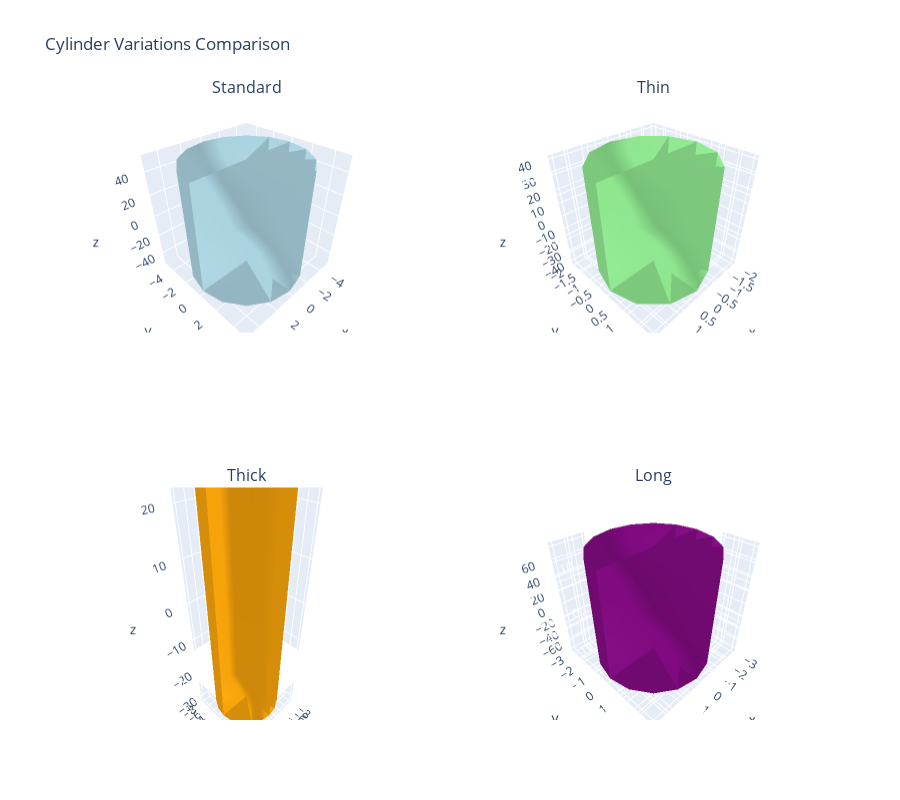

The notebook cell saved with this chart:
### Markdown cell above
## Comparison Visualization

Let's compare all our cylinders side by side:

### Code cell
# Create a comparison plot
from plotly.subplots import make_subplots

fig = make_subplots(
    rows=2, cols=2,
    specs=[[{"type": "scatter3d"}, {"type": "scatter3d"}],
           [{"type": "scatter3d"}, {"type": "scatter3d"}]],
    subplot_titles=["Standard", "Thin", "Thick", "Long"]
)

colors = ["lightblue", "lightgreen", "orange", "purple"]
positions = [(1, 1), (1, 2), (2, 1), (2, 2)]

for i, (name, cyl) in enumerate(cylinders.items()):
    vertices = cyl.vertices
    faces = cyl.faces
    
    trace = go.Mesh3d(
        x=vertices[:, 0],
        y=vertices[:, 1],
        z=vertices[:, 2],
        i=faces[:, 0],
        j=faces[:, 1],
        k=faces[:, 2],
        color=colors[i],
        opacity=0.8
    )
    
    fig.add_trace(trace, row=positions[i][0], col=positions[i][1])

fig.update_layout(
    title="Cylinder Variations Comparison",
    height=800,
    showlegend=False
)

fig.show()

### Figure 1 — Plotly figure (JSON) as saved in the notebook; plotly's stock layout.template omitted (floating-point values rounded to 4 significant figures)
{"data": [{"color": "lightblue", "i": [1, 1, 2, 2, 4, 4, 5, 5, 6, 6, 7, 7, 8, 8, 9, 9, 10, 10, 11, 11, 12, 12, 13, 13, 14, 14, 15, 15, 16, 16, 17, 17, 18, 18, 19, 19, 20, 20, 21, 21, 22, 22, 23, 23, 24, 24, 25, 25, 26, 26, 27, 27, 28, 28, 29, 29, 30, 30, 31, 31, 32, 32, 33, 33], "j": [0, 4, 4, 5, 0, 6, 6, 7, 0, 8, 8, 9, 0, 10, 10, 11, 0, 12, 12, 13, 0, 14, 14, 15, 0, 16, 16, 17, 0, 18, 18, 19, 0, 20, 20, 21, 0, 22, 22, 23, 0, 24, 24, 25, 0, 26, 26, 27, 0, 28, 28, 29, 0, 30, 30, 31, 0, 32, 32, 33, 0, 1, 1, 2], "k": [4, 2, 5, 3, 6, 5, 7, 3, 8, 7, 9, 3, 10, 9, 11, 3, 12, 11, 13, 3, 14, 13, 15, 3, 16, 15, 17, 3, 18, 17, 19, 3, 20, 19, 21, 3, 22, 21, 23, 3, 24, 23, 25, 3, 26, 25, 27, 3, 28, 27, 29, 3, 30, 29, 31, 3, 32, 31, 33, 3, 1, 33, 2, 3], "opacity": 0.8, "scene": "scene", "type": "mesh3d", "x": [0.0, 5.0, 5.0, 0.0, 4.619, 4.619, 3.536, 3.536, 1.913, 1.913, 3.062e-16, 3.062e-16, -1.913, -1.913, -3.536, -3.536, -4.619, -4.619, -5.0, -5.0, -4.619, -4.619, -3.536, -3.536, -1.913, -1.913, -9.185e-16, -9.185e-16, 1.913, 1.913, 3.536, 3.536, 4.619, 4.619], "y": [0.0, 0.0, 0.0, 0.0, 1.913, 1.913, 3.536, 3.536, 4.619, 4.619, 5.0, 5.0, 4.619, 4.619, 3.536, 3.536, 1.913, 1.913, 6.123e-16, 6.123e-16, -1.913, -1.913, -3.536, -3.536, -4.619, -4.619, -5.0, -5.0, -4.619, -4.619, -3.536, -3.536, -1.913, -1.913], "z": [-50.0, -50.0, 50.0, 50.0, -50.0, 50.0, -50.0, 50.0, -50.0, 50.0, -50.0, 50.0, -50.0, 50.0, -50.0, 50.0, -50.0, 50.0, -50.0, 50.0, -50.0, 50.0, -50.0, 50.0, -50.0, 50.0, -50.0, 50.0, -50.0, 50.0, -50.0, 50.0, -50.0, 50.0]}, {"color": "lightgreen", "i": [1, 1, 2, 2, 4, 4, 5, 5, 6, 6, 7, 7, 8, 8, 9, 9, 10, 10, 11, 11, 12, 12, 13, 13, 14, 14, 15, 15, 16, 16, 17, 17, 18, 18, 19, 19, 20, 20, 21, 21, 22, 22, 23, 23, 24, 24, 25, 25], "j": [0, 4, 4, 5, 0, 6, 6, 7, 0, 8, 8, 9, 0, 10, 10, 11, 0, 12, 12, 13, 0, 14, 14, 15, 0, 16, 16, 17, 0, 18, 18, 19, 0, 20, 20, 21, 0, 22, 22, 23, 0, 24, 24, 25, 0, 1, 1, 2], "k": [4, 2, 5, 3, 6, 5, 7, 3, 8, 7, 9, 3, 10, 9, 11, 3, 12, 11, 13, 3, 14, 13, 15, 3, 16, 15, 17, 3, 18, 17, 19, 3, 20, 19, 21, 3, 22, 21, 23, 3, 24, 23, 25, 3, 1, 25, 2, 3], "opacity": 0.8, "scene": "scene2", "type": "mesh3d", "x": [0.0, 2.0, 2.0, 0.0, 1.732, 1.732, 1.0, 1.0, 1.225e-16, 1.225e-16, -1.0, -1.0, -1.732, -1.732, -2.0, -2.0, -1.732, -1.732, -1.0, -1.0, -3.674e-16, -3.674e-16, 1.0, 1.0, 1.732, 1.732], "y": [0.0, 0.0, 0.0, 0.0, 1.0, 1.0, 1.732, 1.732, 2.0, 2.0, 1.732, 1.732, 1.0, 1.0, 2.449e-16, 2.449e-16, -1.0, -1.0, -1.732, -1.732, -2.0, -2.0, -1.732, -1.732, -1.0, -1.0], "z": [-40.0, -40.0, 40.0, 40.0, -40.0, 40.0, -40.0, 40.0, -40.0, 40.0, -40.0, 40.0, -40.0, 40.0, -40.0, 40.0, -40.0, 40.0, -40.0, 40.0, -40.0, 40.0, -40.0, 40.0, -40.0, 40.0]}, {"color": "orange", "i": [1, 1, 2, 2, 4, 4, 5, 5, 6, 6, 7, 7, 8, 8, 9, 9, 10, 10, 11, 11, 12, 12, 13, 13, 14, 14, 15, 15, 16, 16, 17, 17, 18, 18, 19, 19, 20, 20, 21, 21, 22, 22, 23, 23, 24, 24, 25, 25, 26, 26, 27, 27, 28, 28, 29, 29, 30, 30, 31, 31, 32, 32, 33, 33, 34, 34, 35, 35, 36, 36, 37, 37, 38, 38, 39, 39, 40, 40, 41, 41], "j": [0, 4, 4, 5, 0, 6, 6, 7, 0, 8, 8, 9, 0, 10, 10, 11, 0, 12, 12, 13, 0, 14, 14, 15, 0, 16, 16, 17, 0, 18, 18, 19, 0, 20, 20, 21, 0, 22, 22, 23, 0, 24, 24, 25, 0, 26, 26, 27, 0, 28, 28, 29, 0, 30, 30, 31, 0, 32, 32, 33, 0, 34, 34, 35, 0, 36, 36, 37, 0, 38, 38, 39, 0, 40, 40, 41, 0, 1, 1, 2], "k": [4, 2, 5, 3, 6, 5, 7, 3, 8, 7, 9, 3, 10, 9, 11, 3, 12, 11, 13, 3, 14, 13, 15, 3, 16, 15, 17, 3, 18, 17, 19, 3, 20, 19, 21, 3, 22, 21, 23, 3, 24, 23, 25, 3, 26, 25, 27, 3, 28, 27, 29, 3, 30, 29, 31, 3, 32, 31, 33, 3, 34, 33, 35, 3, 36, 35, 37, 3, 38, 37, 39, 3, 40, 39, 41, 3, 1, 41, 2, 3], "opacity": 0.8, "scene": "scene3", "type": "mesh3d", "x": [0.0, 8.0, 8.0, 0.0, 7.608, 7.608, 6.472, 6.472, 4.702, 4.702, 2.472, 2.472, 4.899e-16, 4.899e-16, -2.472, -2.472, -4.702, -4.702, -6.472, -6.472, -7.608, -7.608, -8.0, -8.0, -7.608, -7.608, -6.472, -6.472, -4.702, -4.702, -2.472, -2.472, -1.47e-15, -1.47e-15, 2.472, 2.472, 4.702, 4.702, 6.472, 6.472, 7.608, 7.608], "y": [0.0, 0.0, 0.0, 0.0, 2.472, 2.472, 4.702, 4.702, 6.472, 6.472, 7.608, 7.608, 8.0, 8.0, 7.608, 7.608, 6.472, 6.472, 4.702, 4.702, 2.472, 2.472, 9.797e-16, 9.797e-16, -2.472, -2.472, -4.702, -4.702, -6.472, -6.472, -7.608, -7.608, -8.0, -8.0, -7.608, -7.608, -6.472, -6.472, -4.702, -4.702, -2.472, -2.472], "z": [-30.0, -30.0, 30.0, 30.0, -30.0, 30.0, -30.0, 30.0, -30.0, 30.0, -30.0, 30.0, -30.0, 30.0, -30.0, 30.0, -30.0, 30.0, -30.0, 30.0, -30.0, 30.0, -30.0, 30.0, -30.0, 30.0, -30.0, 30.0, -30.0, 30.0, -30.0, 30.0, -30.0, 30.0, -30.0, 30.0, -30.0, 30.0, -30.0, 30.0, -30.0, 30.0]}, {"color": "purple", "i": [1, 1, 2, 2, 4, 4, 5, 5, 6, 6, 7, 7, 8, 8, 9, 9, 10, 10, 11, 11, 12, 12, 13, 13, 14, 14, 15, 15, 16, 16, 17, 17, 18, 18, 19, 19, 20, 20, 21, 21, 22, 22, 23, 23, 24, 24, 25, 25, 26, 26, 27, 27, 28, 28, 29, 29, 30, 30, 31, 31, 32, 32, 33, 33], "j": [0, 4, 4, 5, 0, 6, 6, 7, 0, 8, 8, 9, 0, 10, 10, 11, 0, 12, 12, 13, 0, 14, 14, 15, 0, 16, 16, 17, 0, 18, 18, 19, 0, 20, 20, 21, 0, 22, 22, 23, 0, 24, 24, 25, 0, 26, 26, 27, 0, 28, 28, 29, 0, 30, 30, 31, 0, 32, 32, 33, 0, 1, 1, 2], "k": [4, 2, 5, 3, 6, 5, 7, 3, 8, 7, 9, 3, 10, 9, 11, 3, 12, 11, 13, 3, 14, 13, 15, 3, 16, 15, 17, 3, 18, 17, 19, 3, 20, 19, 21, 3, 22, 21, 23, 3, 24, 23, 25, 3, 26, 25, 27, 3, 28, 27, 29, 3, 30, 29, 31, 3, 32, 31, 33, 3, 1, 33, 2, 3], "opacity": 0.8, "scene": "scene4", "type": "mesh3d", "x": [0.0, 3.0, 3.0, 0.0, 2.772, 2.772, 2.121, 2.121, 1.148, 1.148, 1.837e-16, 1.837e-16, -1.148, -1.148, -2.121, -2.121, -2.772, -2.772, -3.0, -3.0, -2.772, -2.772, -2.121, -2.121, -1.148, -1.148, -5.511e-16, -5.511e-16, 1.148, 1.148, 2.121, 2.121, 2.772, 2.772], "y": [0.0, 0.0, 0.0, 0.0, 1.148, 1.148, 2.121, 2.121, 2.772, 2.772, 3.0, 3.0, 2.772, 2.772, 2.121, 2.121, 1.148, 1.148, 3.674e-16, 3.674e-16, -1.148, -1.148, -2.121, -2.121, -2.772, -2.772, -3.0, -3.0, -2.772, -2.772, -2.121, -2.121, -1.148, -1.148], "z": [-75.0, -75.0, 75.0, 75.0, -75.0, 75.0, -75.0, 75.0, -75.0, 75.0, -75.0, 75.0, -75.0, 75.0, -75.0, 75.0, -75.0, 75.0, -75.0, 75.0, -75.0, 75.0, -75.0, 75.0, -75.0, 75.0, -75.0, 75.0, -75.0, 75.0, -75.0, 75.0, -75.0, 75.0]}], "layout": {"annotations": [{"font": {"size": 16}, "showarrow": false, "text": "Standard", "x": 0.225, "xanchor": "center", "xref": "paper", "y": 1, "yanchor": "bottom", "yref": "paper"}, {"font": {"size": 16}, "showarrow": false, "text": "Thin", "x": 0.775, "xanchor": "center", "xref": "paper", "y": 1, "yanchor": "bottom", "yref": "paper"}, {"font": {"size": 16}, "showarrow": false, "text": "Thick", "x": 0.225, "xanchor": "center", "xref": "paper", "y": 0.375, "yanchor": "bottom", "yref": "paper"}, {"font": {"size": 16}, "showarrow": false, "text": "Long", "x": 0.775, "xanchor": "center", "xref": "paper", "y": 0.375, "yanchor": "bottom", "yref": "paper"}], "height": 800, "scene": {"domain": {"x": [0, 0.45], "y": [0.625, 1]}}, "scene2": {"domain": {"x": [0.55, 1], "y": [0.625, 1]}}, "scene3": {"domain": {"x": [0, 0.45], "y": [0, 0.375]}}, "scene4": {"domain": {"x": [0.55, 1], "y": [0, 0.375]}}, "showlegend": false, "title": {"text": "Cylinder Variations Comparison"}}}
